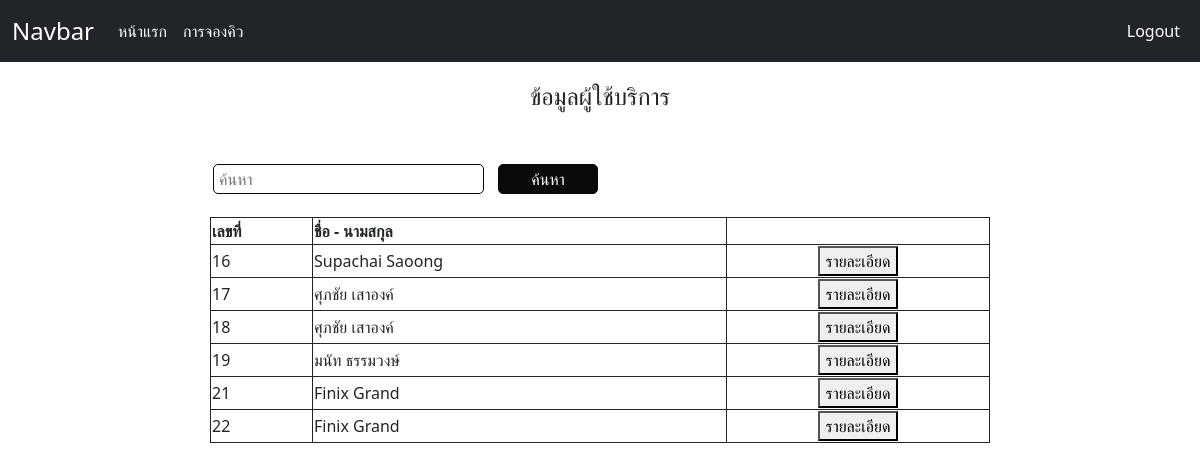
Screenshot of /bak/showCusUser.php with the database file from the repository.
### tables this page shows
CREATE TABLE `customer` (
  `cus_id` int(10) NOT NULL,
  `IDcardnumber` varchar(13) NOT NULL,
  `name` varchar(50) NOT NULL,
  `address` varchar(300) NOT NULL,
  `tel` varchar(10) NOT NULL,
  `age` tinyint(2) NOT NULL,
  `gender` tinyint(1) NOT NULL,
  `u_name` varchar(15) NOT NULL
);

### bak/showCusUser.php (the view, shortened to what this page needs)
<?php
include 'module/connect.php';
$sql = "SELECT * FROM customer";
$result = mysqli_query($conn, $sql)
    or die("Error in query: $sql " . mysqli_error($conn));
?>
<!DOCTYPE html>
<html lang="en">
<head>
    <link rel="stylesheet" type="text/css" href="css/showcus.css?v=2">
</head>
<body>
    <?php
    include 'component/user_nav.php';
    ?>
    <div class="header"><h4>ข้อมูลผู้ใช้บริการ</h4></div>
    <main>
        <table align="center" class="search_tb" cellpadding="3">
            <tr>
                <td>
                    <input type="text" name="search" id="search" placeholder="ค้นหา">
                    <button>ค้นหา</button>
                </td>
            </tr>
        </table>
        <table align="center" class="main_tb">
            <th>เลขที่</th>
            <th>ชื่อ - นามสกุล</th>
            <th>&nbsp;</th>
            <?php
            while ($rs = mysqli_fetch_array($result)) {
            ?>
            <tr>
                <td><?php echo $rs['cus_id'] ?> <input type="hidden" name="cus_id" value="<?php echo "$rs[cus_id]"; ?>"></td>
                <td><?php echo $rs['name'] ?></td>
                <td align="center"><button name="btn_detail">รายละเอียด</button></td>
            </tr>
            <?php
            }
            ?>
        </table>
    </main>
</body>
</html>

### component/user_nav.php (shortened to what this page needs)
<link href="https://cdn.jsdelivr.net/npm/bootstrap@5.3.3/dist/css/bootstrap.min.css" rel="stylesheet">
<link rel="stylesheet" type="text/css" href="css/nav_admin.css">
<nav class="navbar navbar-expand-sm navbar-dark bg-dark">
    <div class="container-fluid">
        <a class="navbar-brand" href="#">Navbar</a>
        <div class="navbar-collapse collapse" id="navbarNav">
            <ul class="navbar-nav me-auto">
                <li class="nav-item">
                    <a class="nav-link" href="./cusHome.php">หน้าแรก</a>
                </li>
                <li class="nav-item mr-extra">
                    <a class="nav-link" href="./add_Booking.php">การจองคิว</a>
                </li>
            </ul>
            <ul class="navbar-nav">
                <li class="nav-item">
                    <a class="nav-link" href="module/logout.php">Logout</a>
                </li>
            </ul>
        </div>
    </div>
</nav>

### css/showcus.css (style rules this page uses)
.header { margin-top: 20px; margin-bottom: 50px; text-align: center; }
.search_tb { width: 65%; border-collapse: collapse; margin-top: 20px; align-items: center; }
.search_tb input { width: 35%; height: 30px; border: 1px solid; border-color: rgb(10, 10, 10); border-radius: 5px; padding-left: 5px; flex-grow: 1; margin-right: 10px; }
.search_tb button { width: 100px; height: 30px; border: 1px solid; border-color: rgb(10, 10, 10); border-radius: 5px; background-color: rgb(10, 10, 10); color: white; cursor: pointer; }
.main_tb { width: 65%; margin-top: 20px; border: 1px solid; border-color: rgb(10, 10, 10); border-collapse: collapse; }
.main_tb th, .main_tb td { border: 1px solid; }

### css/nav_admin.css (style rules this page uses)
.navbar { background-color: #343a40; }
.navbar-brand { color: #fff; font-size: 1.5rem; }
.nav-link { color: #fff; font-size: 1rem; }
.mr-extra { margin-right: 30rem; }
@media (max-width: 1200px) { .mr-extra { margin-right: 40rem; } }

### rows the page displays
customer: cus_id "16", name "Supachai Saoong"
customer: cus_id "17", name "ศุภชัย เสาองค์"
customer: cus_id "18", name "ศุภชัย เสาองค์"
customer: cus_id "19", name "มนัท ธรรมวงษ์"
customer: cus_id "21", name "Finix Grand"
customer: cus_id "22", name "Finix Grand"
